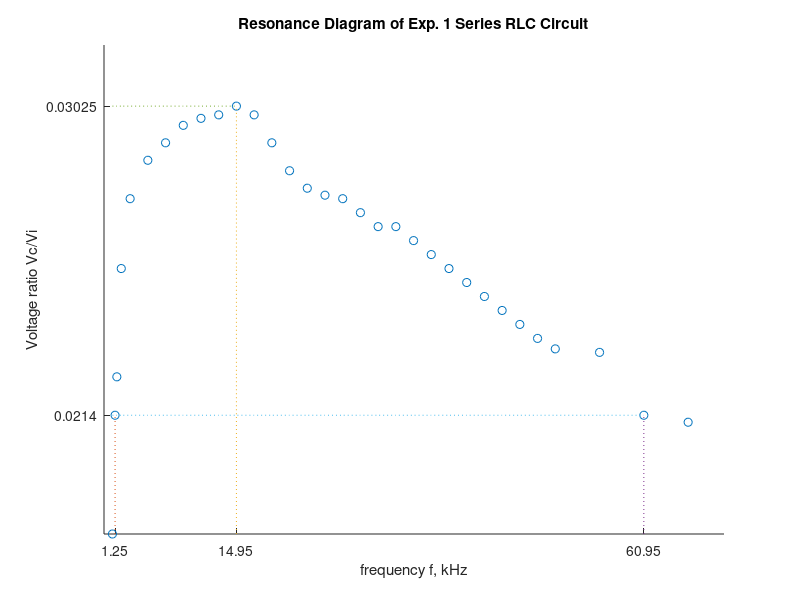

This chart was generated by the following MATLAB code:
% EXP 1

data = load('lab4exp1.txt');

f = data(:,1)*1000;		% Hz
V_c = data(:,2)./1000;	% V
R_s = 390;			% ohms
L = .050;			% H
C = .005*10^(-6);		% F
V_i = 2;			% V

% Q1

V = V_c ./ V_i;

f_L = f(2,1);
f_0 = f(11,1);
f_H = f(31,1);
V_max = V(11,1);
V_2 = V(2,1);

df = f_H-f_L;
Q = f_0 / df;

w_0 = 2*pi*f_0;
r = w_0 * L / Q;

figure(1)
hold on
plot(f(1:32)./1000,V(1:32),'o');
set(gca, 'XTick', [f_L, f_0, f_H]./1000);
set(gca, 'YTick', [V(2,1), V(11,1)]);
plot(f_L*ones(2,1)./1000,V(1:2),':');
plot(f_0*ones(11,1)./1000,V(1:11),':');
plot(f_H*ones(2,1)./1000,V(1:2),':');
plot(f(1:11,:)./1000,V_max*ones(11,1),':');
plot(f(1:31,:)./1000,V_2*ones(31,1),':');
title('Resonance Diagram of Exp. 1 Series RLC Circuit')
xlabel('frequency f, kHz')
ylabel('Voltage ratio Vc/Vi')
hold off


% EXP 2


% Q3
f02 = [10.250000, 10.280000]*1000;	% Hz
fL2 = [10.091000, 9.7500000]*1000;	% Hz
fH2 = [10.368000, 10.710000]*1000;	% Hz

df2 = fH2-fL2;
Q2 = f02 ./ df2;

Rp = 47000;		% ohms
Q2bt = Rp / (2*pi*f02(1,1)*L);



